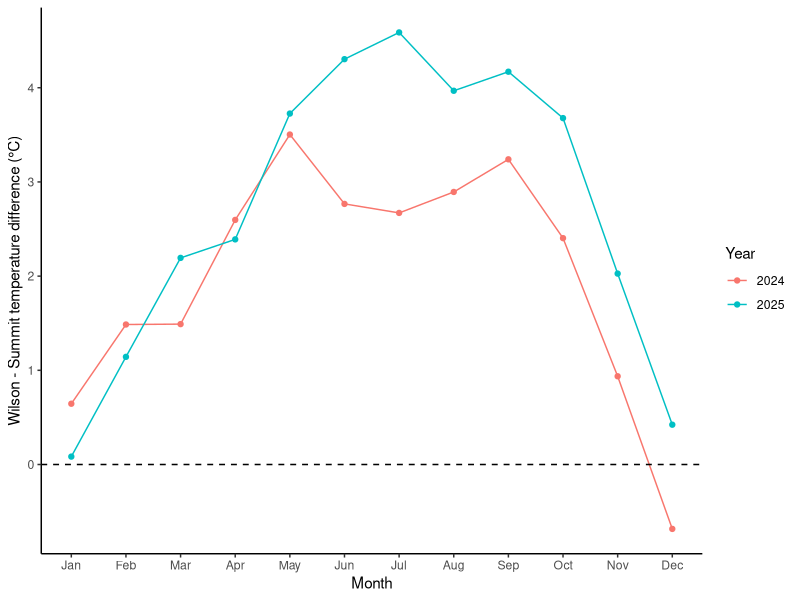
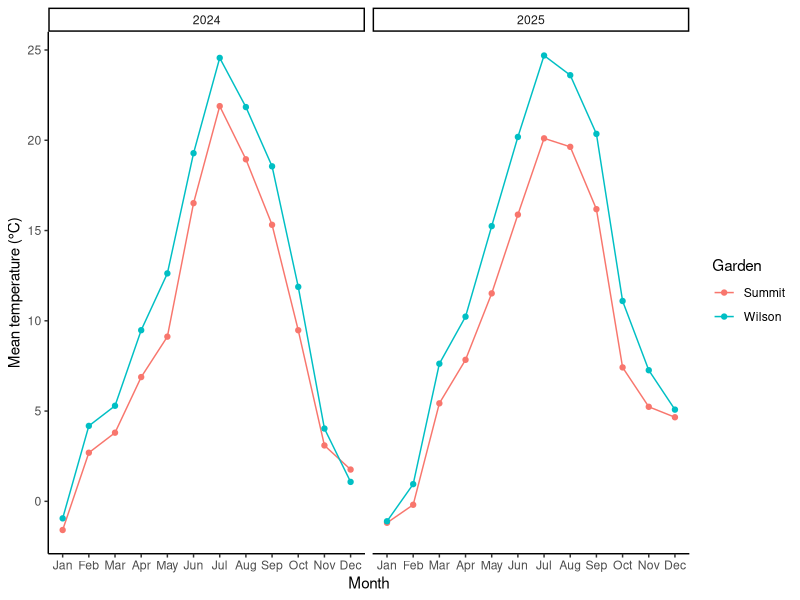

Write R code to recreate these figures, in order. (Note: this script raises an error after producing the figures.)
# Chapter 2: Thermal Mismatch Experiment
# This script imports, summarize and calculate PRISM Temperature Data for the Wilson (warm) and Summit (cool) common gardens from Jan 2024– Dec 2025.
# The temperature data will be used to characterize thermal conditions at each garden and inform temperature treatments for thermal tolerance trial and setting up the final temperatures for the Thermal mismatch exp
#The downloaded PRISM data contains min temp, mean temp, max temp and precipitation data in a daily basis from 2024-2025

#Packages
library (tidyverse)

#uploading data
wilson <- read.csv(
  "Field_sites_data/PRISM_Wilson_daily_temp_2024_2025.csv",
  skip = 10,
  check.names = FALSE)

summit <- read.csv(
  "Field_sites_data/PRISM_Summit_daily_temp_2024_2025.csv",
  skip = 10,
  check.names = FALSE)

head(wilson)
head(summit)

 ##dates and temp
wilson <- wilson %>%
  rename(
    date = Date,
    ppt = `ppt (mm)`,
    tmin = `tmin (degrees C)`,
    tmean = `tmean (degrees C)`,
    tmax = `tmax (degrees C)`
  ) %>%
  mutate(
    date = as.Date(date, format = "%m/%d/%Y"),
    garden = "Wilson")

summit <- summit %>%
  rename(
    date = Date,
    ppt = `ppt (mm)`,
    tmin = `tmin (degrees C)`,
    tmean = `tmean (degrees C)`,
    tmax = `tmax (degrees C)`
  ) %>%
  mutate(
    date = as.Date(date, format = "%m/%d/%Y"),
    garden = "Summit" )

# Checking data structure and confirming temp variables are numeric
str(wilson)
str(summit)

# Combining Wilson and Summit PRISM temperature data
prism_temp <- bind_rows(wilson, summit)

#checking combined data
dim(prism_temp)

#Summarize temperature conditions by garden
temp_summary <- prism_temp %>%
  group_by(garden) %>%
  summarise(
    mean_tmin = mean(tmin, na.rm = TRUE),
    mean_tmean = mean(tmean, na.rm = TRUE),
    mean_tmax = mean(tmax, na.rm = TRUE),
    min_temp = min(tmin, na.rm = TRUE),
    max_temp = max(tmax, na.rm = TRUE)
  )

temp_summary
#NB:2024-2025, Wilson was 2.4°C warmer in mean daily temperature.

# Calculate temperature quantiles by garden
temp_quantiles <- prism_temp %>%
  group_by(garden) %>%
  summarise(
    tmean_10 = quantile(tmean, 0.10, na.rm = TRUE),
    tmean_25 = quantile(tmean, 0.25, na.rm = TRUE),
    tmean_50 = quantile(tmean, 0.50, na.rm = TRUE),
    tmean_75 = quantile(tmean, 0.75, na.rm = TRUE),
    tmean_90 = quantile(tmean, 0.90, na.rm = TRUE)
  )
temp_quantiles

# Add year and month for examining seasonal temperature patterns
prism_temp <- prism_temp %>%
  mutate(
    year = lubridate::year(date),
    month = lubridate::month(date)
  )

# Calculate monthly mean temperatures for each garden
monthly_temp <- prism_temp %>%
  group_by(garden, year, month) %>%
  summarise(
    mean_tmin = mean(tmin, na.rm = TRUE),
    mean_tmean = mean(tmean, na.rm = TRUE),
    mean_tmax = mean(tmax, na.rm = TRUE),
    .groups = "drop"
  )

monthly_temp

# Compare monthly mean temperatures between Wilson and Summit
temp_difference <- monthly_temp %>%
  select(garden, year, month, mean_tmean) %>%
  pivot_wider(
    names_from = garden,
    values_from = mean_tmean
  ) %>%
  mutate(
    temp_difference = Wilson - Summit)

temp_difference

# View all monthly temperature differences
print(temp_difference, n = 24)

# Plot monthly temperature difference between Wilson and Summit
ggplot(temp_difference,
       aes(x = month, y = temp_difference,
           group = factor(year), color = factor(year))) +
  geom_line() +
  geom_point() +
  geom_hline(yintercept = 0, linetype = "dashed") +
  scale_x_continuous(
    breaks = 1:12,
    labels = month.abb
  ) +
  labs(
    x = "Month",
    y = "Wilson - Summit temperature difference (°C)",
    color = "Year"
  ) +
  theme_classic()

# Plot monthly mean temperature for Wilson and Summit
ggplot(
  monthly_temp,
  aes(
    x = month,
    y = mean_tmean,
    color = garden,
    group = garden
  )
) +
  geom_line() +
  geom_point() +
  facet_wrap(~year) +
  scale_x_continuous(
    breaks = 1:12,
    labels = month.abb
  ) +
  labs(
    x = "Month",
    y = "Mean temperature (°C)",
    color = "Garden"
  ) +
  theme_classic()

# Subset temperatures to the likely infection period
spring_temp <- prism_temp %>%
  filter(month %in% 2:5)

# Examine the distribution of daily mean temperatures
temp_distribution <- prism_temp %>%
  summarise(
    min = min(tmean, na.rm = TRUE),
    q05 = quantile(tmean, 0.05, na.rm = TRUE),
    q10 = quantile(tmean, 0.10, na.rm = TRUE),
    q25 = quantile(tmean, 0.25, na.rm = TRUE),
    median = quantile(tmean, 0.50, na.rm = TRUE),
    q75 = quantile(tmean, 0.75, na.rm = TRUE),
    q90 = quantile(tmean, 0.90, na.rm = TRUE),
    q95 = quantile(tmean, 0.95, na.rm = TRUE),
    max = max(tmean, na.rm = TRUE)
  )

temp_distribution

# Examine daily mean temperature distribution separately by garden
temp_distribution_garden <- prism_temp %>%
  group_by(garden) %>%
  summarise(
    min = min(tmean, na.rm = TRUE),
    q05 = quantile(tmean, 0.05, na.rm = TRUE),
    q10 = quantile(tmean, 0.10, na.rm = TRUE),
    q25 = quantile(tmean, 0.25, na.rm = TRUE),
    median = quantile(tmean, 0.50, na.rm = TRUE),
    q75 = quantile(tmean, 0.75, na.rm = TRUE),
    q90 = quantile(tmean, 0.90, na.rm = TRUE),
    q95 = quantile(tmean, 0.95, na.rm = TRUE),
    max = max(tmean, na.rm = TRUE)
  )

temp_distribution_garden

# Plot the number of days at different daily mean temperatures
ggplot(prism_temp, aes(x = tmean)) +
  geom_histogram(
    binwidth = 2,
    boundary = 0,
    color = "black"
  ) +
  geom_vline(
    xintercept = treatments,
    linetype = "dashed"
  ) +
  facet_wrap(~garden, ncol = 1) +
  scale_x_continuous(
    breaks = seq(-15, 30, 5)
  ) +
  labs(
    title = "Daily temperatures at Summit and Wilson",
    subtitle = "PRISM daily mean temperature, 2024–2025; dashed lines show proposed experimental temperatures",
    x = "Daily mean temperature (°C)",
    y = "Number of days"
  ) +
  theme_classic()

# Proposed temperatures for fungal thermal tolerance exp
treatments <- c(5, 10, 15, 20, 25, 30)
